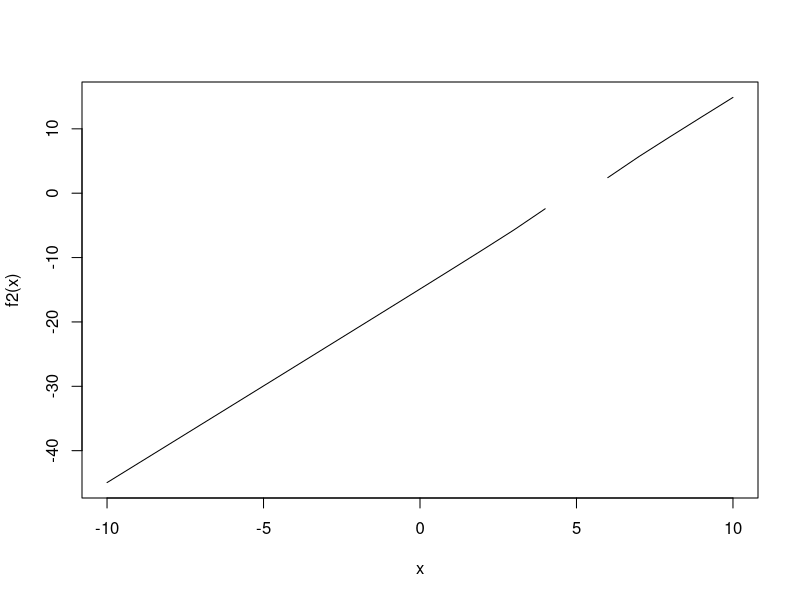
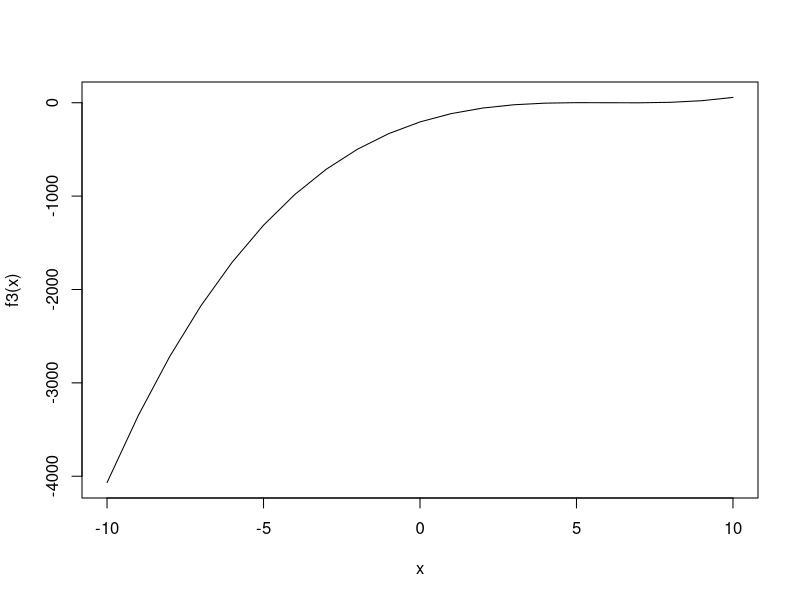
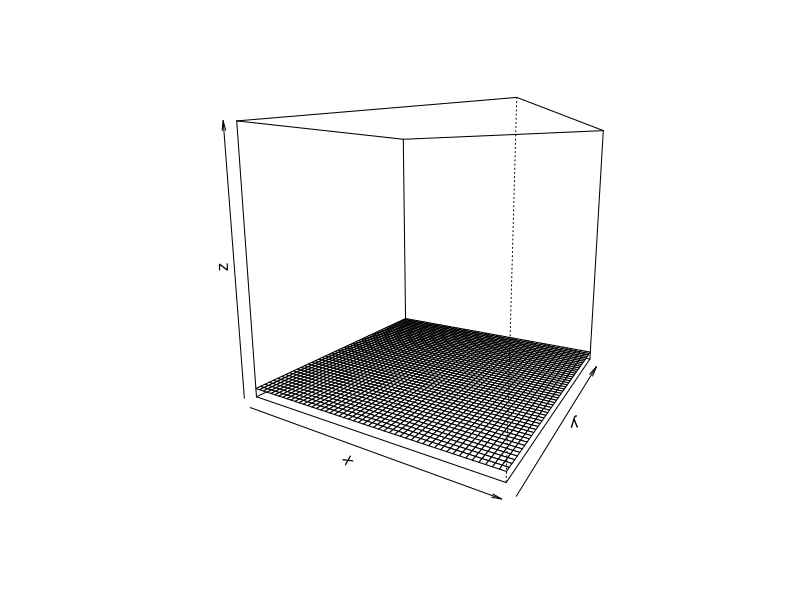

These charts were generated, in order, by the following R code:
# 1
f1 <- function(x) {return(x^2)}
x <- -5:5
y <- sapply(x, f1)
#plot(x, y, type="l")
#text(0 , 20, Sys.Date())

# 2
#all_marks <- list()
#for (i in 1:4) {
#  student_marks <- c()
#  for (j in 1:3) {
#    msg <- sprintf("Введите оценку по предмету %i: ", i)
#    mark <- as.numeric(readline(msg))
#    student_marks <- c(student_marks, mark)
#  }
#  all_marks[[i]] <- student_marks
#}
#pie(all_marks[[3]])

# 3
# нули и производная??
f2 <- function(x) {
  res <- (3*x^2 - 30*x + 74.417)/(x - 5)
  return (res)
}
x <- -10:10
plot(x, f2(x), type="l")

# 4
# нули и производная??
f3 <- function(x) {
  res <- x^3 - 18*x^2 + 106.25*x-205.5
}
x <- -10:10
plot(x, f3(x), type="l")

# 5
# хз
a = 1
b = 1
x <- seq(-a, a, length=50)
y5 <- function(x) b * sqrt(1-x^2/a^2)
y <- seq(-b, b, length=50)
z5 <- function(x, y) rep(1, length(x))
z <- matrix(data=10, nrow=50, ncol=50)
persp(x, y, z, theta=30, phi=10, zlim=c(0, 300))

# 6
# тож хз

# 7
f7 <- function(x, y, z, a=2, b=2, c=2) c * sqrt(x^2/a^2 + y^2/b^2-1)
x <- y <- seq(-5, 5, length=51)
z <- outer(x, y, f7)
#persp(x, y, z, theta=30, phi=10)

# 8
#f8 <- function()
